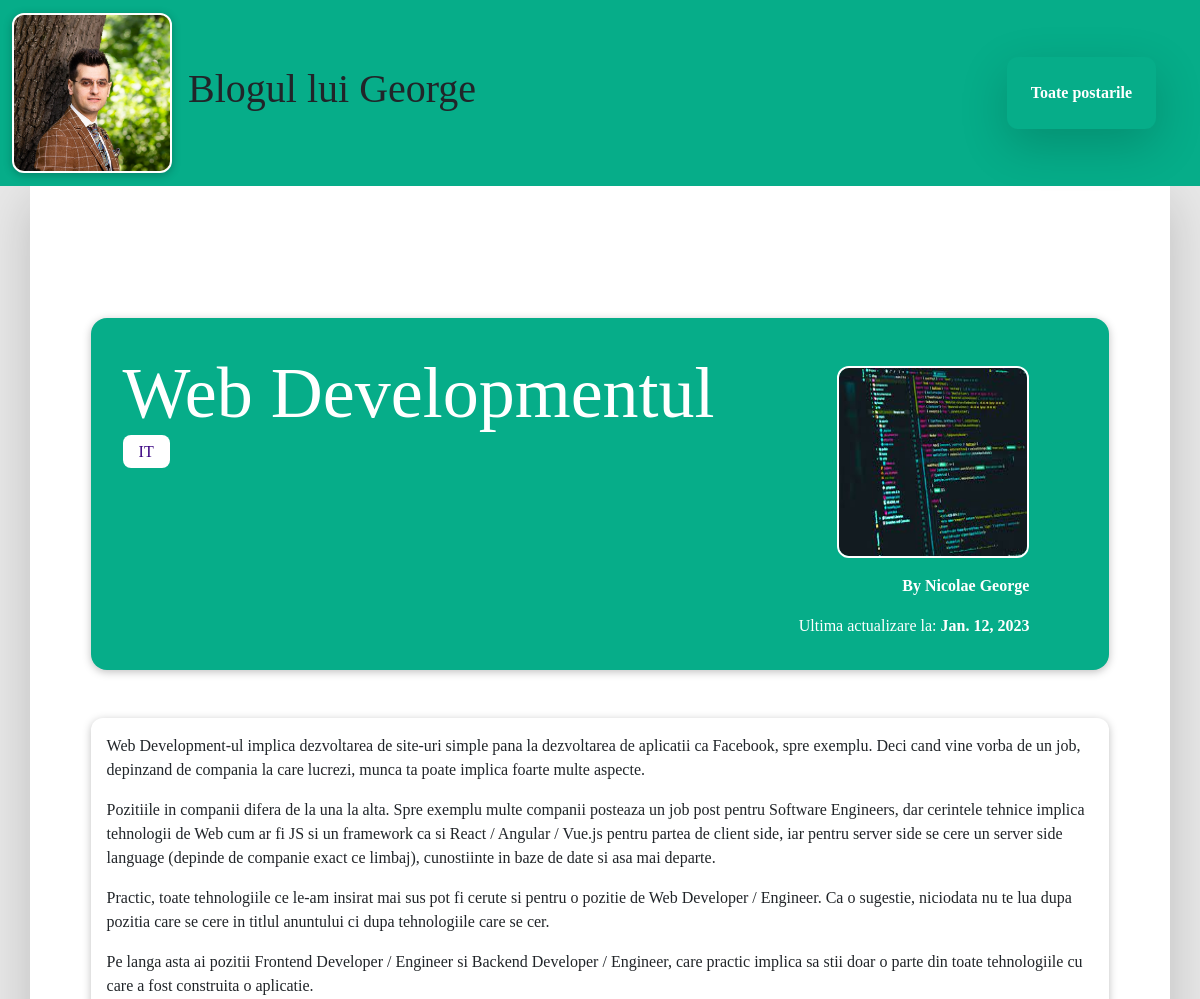
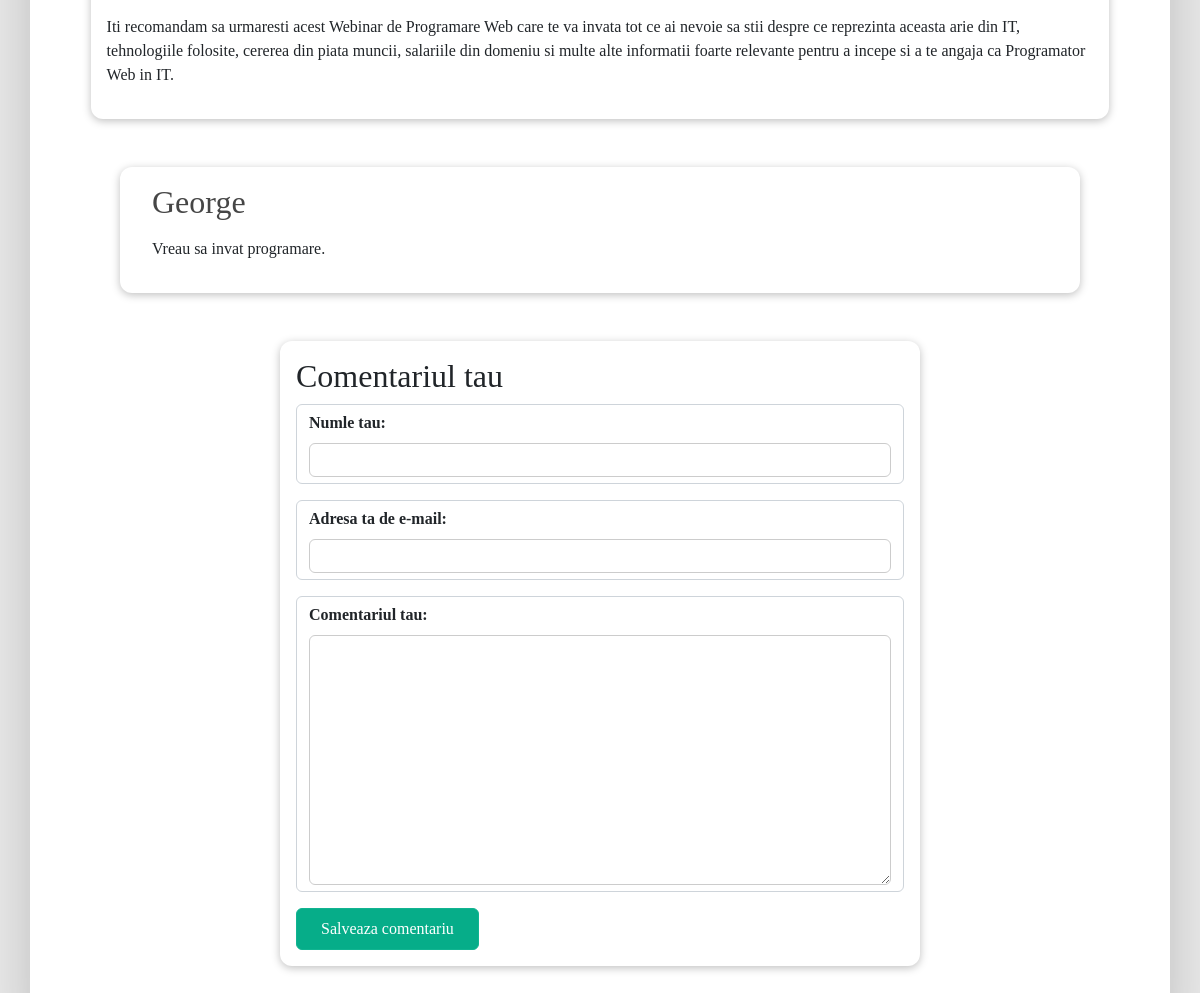
The page /posts/ce-reprezinta-web-developmentul on the database its author committed (2 pictures, top to bottom).
### blog/models.py (models this page shows, shortened)
class Post(models.Model):
    title = models.CharField(max_length=150)
    excerpt = models.CharField(max_length=200)
    image = models.ImageField(upload_to='posts', null=True)
    date = models.DateField(auto_now=True)
    slug = models.SlugField(unique=True, db_index=True)
    content = models.TextField(validators=[MinLengthValidator(10)])
    author = models.ForeignKey(Author, on_delete=models.SET_NULL, null= True, related_name='post')
    tags = models.ManyToManyField(Tag)

class Tag(models.Model):
    caption = models.CharField(max_length=20)

class Author(models.Model):
    first_name=models.CharField(max_length=100)
    last_name=models.CharField(max_length=100)
    email_address = models.EmailField()
    def __str__(self):
        return f'{self.first_name} {self.last_name}'

class Comment(models.Model):
    user_name = models.CharField(max_length=120)
    user_email = models.EmailField()
    text = models.TextField(max_length=400)
    post = models.ForeignKey(
        Post, on_delete=models.CASCADE, related_name='comments')

### blog/views.py (the view, shortened to what this page needs)
# urls.py: path('posts/<slug:slug>',views.SinglePostView.as_view(),
class SinglePostView(View):
    def get(self,request, slug):
        post = Post.objects.get(slug=slug)
        context = {
            'post':post,
            'post_tags':post.tags.all(),
            'comment_form':CommentForm(),
            'comments':post.comments.all().order_by('-id')
        }
        return render(request, 'blog/post-detail.html',context)

### blog/forms.py
class CommentForm(forms.ModelForm):
    class Meta:
        model = Comment
        exclude = ['post']
        labels = {
            'user_name':'Numle tau',
            'user_email':'Adresa ta de e-mail',
            'text': 'Comentariul tau'
        }

### blog/templates/blog/post-detail.html (shortened to what this page needs)
{% extends 'base.html' %}
{% load static %}
{% block content %}
    <section id="summary">
        <h2>{{ post.title }}</h2>
        <div>
            {% for tag in post_tags %}
                <span class="tag">{{ tag.caption }}</span>
            {% endfor %}
        </div>
        <article>
            <img src="{{ post.image.url }}" alt="Post Title">
            <address>By <a href="mailto:{{post.author.email_address}}">{{ post.author }}</a></address>
            <div>
                Ultima actualizare la: <time>{{ post.date }}</time>
            </div>
        </article>
    </section>
    <main>
        {{ post.content|linebreaks }}
    </main>
    <section id="comments">
        <ul>
            {% for comment in comments %}
                <li>
                    <h2>{{ comment.user_name }}</h2>
                    <p>{{ comment.text|linebreaks }}</p>
                </li>
            {% endfor %}
        </ul>
    </section>
    <section id="comment-form">
        <h2>Comentariul tau</h2>
        <form action="{% url "post-detail-page" post.slug %}" method="POST">
            {% for form_field in comment_form %}
                <div class="form-control">
                    {{ form_field.label_tag }}
                    {{ form_field }}
                </div>
            {% endfor %}
            <button>Salveaza comentariu</button>
        </form>
    </section>
{% endblock  %}

### static/style.css (style rules this page uses)
* { font-family: 'Times New Roman', Times, serif; }
body { background-color: #e7e7e7; }
ul { list-style: none; }
#summary { margin: 8rem auto 3rem auto; padding: 2rem; width: 90%; max-width: 90rem; border-radius: 16px; background-color: #06ad89;; position: relative; box-shadow: 0 2px 8px rgba(0, 0, 0, 0.25); height: 22rem; }
#summary h2 { color: white; font-size: 4.5rem; margin-bottom: 0.25rem; }
#summary article { position: absolute; top: 2rem; right: 3rem; padding: 1rem 2rem; border-radius: 12px; text-align: right; color: white; }
#summary article img { width: 12rem; height: 12rem; border-radius: 12px; border: 2px solid white; margin-bottom: 1rem; }
#summary address { font-weight: bold; }
#summary a { color: white; text-decoration: none; }
#summary time { font-weight: bold; }
main { width: 90%; max-width: 90rem; margin: 3rem auto; background-color: white; padding: 1rem; border-radius: 12px; box-shadow: 0 2px 8px rgba(0, 0, 0, 0.25); }
.tag { background-color: white; color: #390281; padding: 0.5rem 1rem; border-radius: 8px; }
#comment-form { margin: 3rem auto; width: 90%; max-width: 40rem; border-radius: 12px; background-color: white; box-shadow: 0 2px 8px rgba(0, 0, 0, 0.25); padding: 1rem; }
#comment-form button { font: inherit; background-color:#06ad89; color: white; border: 1px solid #11b491; padding: 0.5rem 1.5rem; border-radius: 6px; cursor: pointer; }
.form-control { margin-bottom: 1rem; }
.form-control label { font-weight: bold; margin-bottom: 0.5rem; display: block; }
.form-control input, .form-control textarea { display: block; width: 100%; font: inherit; padding: 0.25rem; border-radius: 6px; border: 1px solid #ccc; }
#comments { margin: 3rem auto; width: 90%; max-width: 60rem; border-radius: 12px; background-color: white; box-shadow: 0 2px 8px rgba(0, 0, 0, 0.25); padding: 1rem 2rem; }
#comments ul { list-style: none; margin: 0; padding: 0; }
#comments li { margin-bottom: 1rem; border-bottom: 2px solid #ccc; }
#comments li:last-of-type { border-bottom: none; }
#comments h2 { color: #464646; }

### rows shown on the page
Post: title "Web Developmentul", image (picture), author "Nicolae George", date "Jan. 12, 2023", content "Web Development-ul implica dezvoltarea de site-uri simple pana la dezvoltarea de aplicatii ca Facebook, spre exemplu. Deci cand vine vorba de un job, depinzand de compania la care lucrezi, munca ta poate implica foarte multe aspecte. Pozitiile in companii difera de la una la alta. Spre exemplu multe companii posteaza un job post pentru Software Engineers, dar cerintele tehnice implica tehnologii de Web cum ar fi JS si un framework ca si React / Angular / Vue.js pentru partea de client side, iar pentru server side se cere un server side language (depinde de companie exact ce limbaj), cunostiinte in baze de date si asa mai departe. Practic, toate tehnologiile ce le-am insirat mai sus pot fi…"
Tag: caption "IT"
Comment: user_name "George", text "Vreau sa invat programare."
